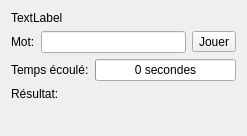
<?xml version="1.0" encoding="UTF-8"?>
<ui version="4.0">
 <class>GameWidget</class>
 <widget class="QWidget" name="GameWidget">
  <property name="geometry">
   <rect>
    <x>0</x>
    <y>0</y>
    <width>247</width>
    <height>136</height>
   </rect>
  </property>
  <property name="windowTitle">
   <string>Form</string>
  </property>
  <layout class="QGridLayout" name="gridLayout">
   <item row="0" column="0">
    <widget class="QLabel" name="labelInfo">
     <property name="sizePolicy">
      <sizepolicy hsizetype="Preferred" vsizetype="Fixed">
       <horstretch>0</horstretch>
       <verstretch>0</verstretch>
      </sizepolicy>
     </property>
     <property name="text">
      <string>TextLabel</string>
     </property>
    </widget>
   </item>
   <item row="1" column="0">
    <layout class="QHBoxLayout" name="horizontalLayout">
     <item>
      <widget class="QLabel" name="label">
       <property name="text">
        <string>Mot:</string>
       </property>
      </widget>
     </item>
     <item>
      <widget class="QLineEdit" name="lineEditWord"/>
     </item>
     <item>
      <widget class="QToolButton" name="toolButtonPlayWord">
       <property name="text">
        <string>Jouer</string>
       </property>
      </widget>
     </item>
    </layout>
   </item>
   <item row="2" column="0">
    <layout class="QFormLayout" name="formLayout">
     <item row="0" column="0">
      <widget class="QLabel" name="label_2">
       <property name="text">
        <string>Temps écoulé:</string>
       </property>
      </widget>
     </item>
     <item row="0" column="1">
      <widget class="QProgressBar" name="progressBar">
       <property name="value">
        <number>0</number>
       </property>
       <property name="format">
        <string>%v secondes</string>
       </property>
      </widget>
     </item>
     <item row="1" column="0">
      <widget class="QLabel" name="label_3">
       <property name="text">
        <string>Résultat:</string>
       </property>
      </widget>
     </item>
     <item row="1" column="1">
      <widget class="QLabel" name="labelResult">
       <property name="text">
        <string/>
       </property>
       <property name="alignment">
        <set>Qt::AlignCenter</set>
       </property>
      </widget>
     </item>
    </layout>
   </item>
   <item row="3" column="0">
    <layout class="QVBoxLayout" name="verticalLayoutGameComponents"/>
   </item>
  </layout>
 </widget>
 <resources/>
 <connections/>
</ui>
